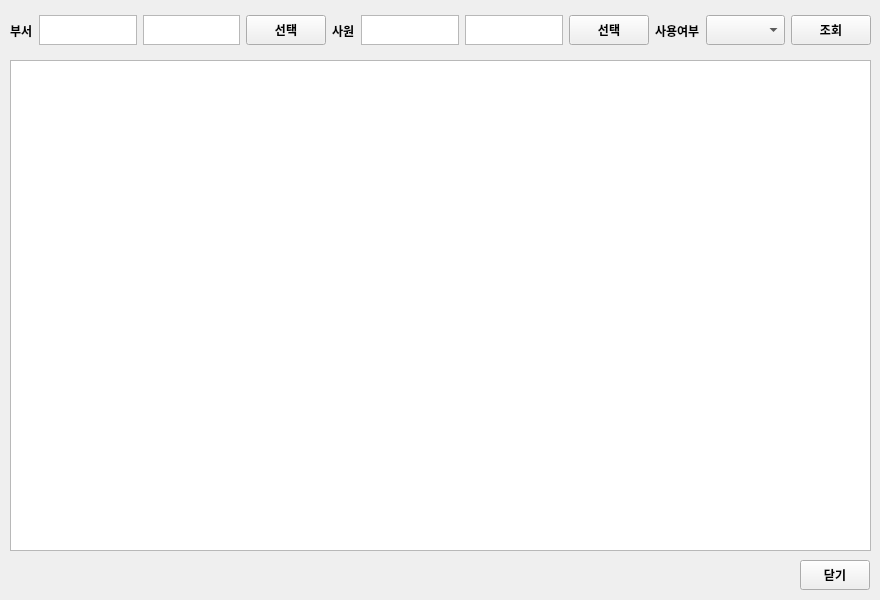
<?xml version="1.0" encoding="UTF-8"?>
<ui version="4.0">
 <class>Form</class>
 <widget class="QWidget" name="Form">
  <property name="geometry">
   <rect>
    <x>0</x>
    <y>0</y>
    <width>880</width>
    <height>600</height>
   </rect>
  </property>
  <property name="maximumSize">
   <size>
    <width>880</width>
    <height>600</height>
   </size>
  </property>
  <property name="windowTitle">
   <string>Form</string>
  </property>
  <widget class="QTableWidget" name="tbl_info">
   <property name="geometry">
    <rect>
     <x>10</x>
     <y>60</y>
     <width>861</width>
     <height>491</height>
    </rect>
   </property>
   <property name="selectionBehavior">
    <enum>QAbstractItemView::SelectRows</enum>
   </property>
  </widget>
  <widget class="QPushButton" name="btn_close">
   <property name="geometry">
    <rect>
     <x>800</x>
     <y>560</y>
     <width>70</width>
     <height>30</height>
    </rect>
   </property>
   <property name="maximumSize">
    <size>
     <width>16777215</width>
     <height>30</height>
    </size>
   </property>
   <property name="font">
    <font>
     <family>맑은 고딕</family>
     <weight>75</weight>
     <bold>true</bold>
    </font>
   </property>
   <property name="text">
    <string>닫기</string>
   </property>
  </widget>
  <widget class="QWidget" name="horizontalLayoutWidget">
   <property name="geometry">
    <rect>
     <x>10</x>
     <y>5</y>
     <width>861</width>
     <height>51</height>
    </rect>
   </property>
   <layout class="QHBoxLayout" name="horizontalLayout">
    <item>
     <widget class="QLabel" name="label_2">
      <property name="font">
       <font>
        <family>맑은 고딕</family>
        <weight>75</weight>
        <bold>true</bold>
       </font>
      </property>
      <property name="text">
       <string>부서</string>
      </property>
     </widget>
    </item>
    <item>
     <widget class="QTextEdit" name="txt_dept_id">
      <property name="maximumSize">
       <size>
        <width>16777215</width>
        <height>30</height>
       </size>
      </property>
      <property name="font">
       <font>
        <family>맑은 고딕</family>
        <pointsize>10</pointsize>
        <weight>50</weight>
        <bold>false</bold>
       </font>
      </property>
     </widget>
    </item>
    <item>
     <widget class="QTextEdit" name="txt_dept_name">
      <property name="maximumSize">
       <size>
        <width>16777215</width>
        <height>30</height>
       </size>
      </property>
      <property name="font">
       <font>
        <family>맑은 고딕</family>
        <pointsize>10</pointsize>
        <weight>50</weight>
        <bold>false</bold>
       </font>
      </property>
     </widget>
    </item>
    <item>
     <widget class="QPushButton" name="btn_dept_search">
      <property name="maximumSize">
       <size>
        <width>16777215</width>
        <height>30</height>
       </size>
      </property>
      <property name="font">
       <font>
        <family>맑은 고딕</family>
        <weight>75</weight>
        <bold>true</bold>
       </font>
      </property>
      <property name="text">
       <string>선택</string>
      </property>
     </widget>
    </item>
    <item>
     <widget class="QLabel" name="label_4">
      <property name="font">
       <font>
        <family>맑은 고딕</family>
        <weight>75</weight>
        <bold>true</bold>
       </font>
      </property>
      <property name="text">
       <string>사원</string>
      </property>
     </widget>
    </item>
    <item>
     <widget class="QTextEdit" name="txt_emp_id">
      <property name="maximumSize">
       <size>
        <width>16777215</width>
        <height>30</height>
       </size>
      </property>
      <property name="font">
       <font>
        <family>맑은 고딕</family>
        <pointsize>10</pointsize>
        <weight>50</weight>
        <bold>false</bold>
       </font>
      </property>
     </widget>
    </item>
    <item>
     <widget class="QTextEdit" name="txt_emp_name">
      <property name="maximumSize">
       <size>
        <width>16777215</width>
        <height>30</height>
       </size>
      </property>
      <property name="font">
       <font>
        <family>맑은 고딕</family>
        <pointsize>10</pointsize>
        <weight>50</weight>
        <bold>false</bold>
       </font>
      </property>
     </widget>
    </item>
    <item>
     <widget class="QPushButton" name="btn_emp_search">
      <property name="sizePolicy">
       <sizepolicy hsizetype="Minimum" vsizetype="Maximum">
        <horstretch>0</horstretch>
        <verstretch>0</verstretch>
       </sizepolicy>
      </property>
      <property name="maximumSize">
       <size>
        <width>16777215</width>
        <height>30</height>
       </size>
      </property>
      <property name="font">
       <font>
        <family>맑은 고딕</family>
        <weight>75</weight>
        <bold>true</bold>
       </font>
      </property>
      <property name="text">
       <string>선택</string>
      </property>
     </widget>
    </item>
    <item>
     <widget class="QLabel" name="label_6">
      <property name="font">
       <font>
        <family>맑은 고딕</family>
        <weight>75</weight>
        <bold>true</bold>
       </font>
      </property>
      <property name="text">
       <string>사용여부</string>
      </property>
     </widget>
    </item>
    <item>
     <widget class="QComboBox" name="cmb_yn">
      <property name="maximumSize">
       <size>
        <width>16777215</width>
        <height>30</height>
       </size>
      </property>
      <property name="font">
       <font>
        <family>맑은 고딕</family>
        <pointsize>10</pointsize>
        <weight>50</weight>
        <bold>false</bold>
       </font>
      </property>
     </widget>
    </item>
    <item>
     <widget class="QPushButton" name="btn_search">
      <property name="maximumSize">
       <size>
        <width>16777215</width>
        <height>30</height>
       </size>
      </property>
      <property name="font">
       <font>
        <family>맑은 고딕</family>
        <weight>75</weight>
        <bold>true</bold>
       </font>
      </property>
      <property name="text">
       <string>조회</string>
      </property>
     </widget>
    </item>
   </layout>
  </widget>
 </widget>
 <resources/>
 <connections/>
</ui>
